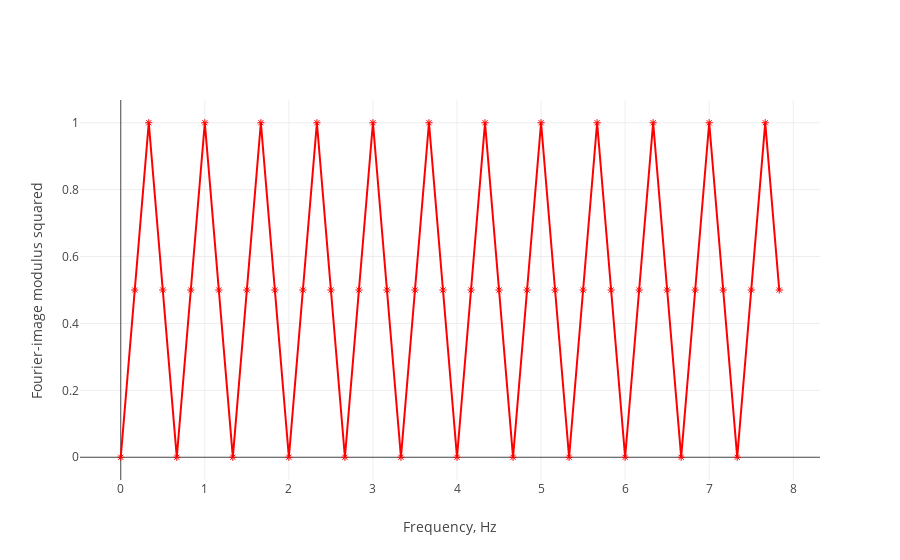

Source (notebook cell):
### Code cell
data = [
    go.Scatter(
        x = ff,
        y = np.real(Y2),
        mode = 'markers+lines',
        marker = dict(color='red', symbol=135)
    )
]
layout = go.Layout(
    xaxis=dict(title='Frequency, Hz'),
    yaxis=dict(title='Fourier-image modulus squared')
    )
fig = go.Figure(data=data, layout=layout)
iplot(fig)

### Figure 1 — Plotly figure (JSON) as saved in the notebook; plotly's stock layout.template omitted (floating-point values rounded to 4 significant figures)
{"data": [{"marker": {"color": "red", "symbol": 135}, "mode": "markers+lines", "type": "scatter", "uid": "fc3f9463-adf8-41e2-a86d-0b2031c500bd", "x": [0, 0.1667, 0.3333, 0.5, 0.6667, 0.8333, 1, 1.167, 1.333, 1.5, 1.667, 1.833, 2, 2.167, 2.333, 2.5, 2.667, 2.833, 3, 3.167, 3.333, 3.5, 3.667, 3.833, 4, 4.167, 4.333, 4.5, 4.667, 4.833, 5, 5.167, 5.333, 5.5, 5.667, 5.833, 6, 6.167, 6.333, 6.5, 6.667, 6.833, 7, 7.167, 7.333, 7.5, 7.667, 7.833], "y": [0, 0.5, 1.0, 0.5, 1.5e-32, 0.5, 1.0, 0.5, 5.999e-32, 0.5, 1.0, 0.5, 1.35e-31, 0.5, 1.0, 0.5, 2.4e-31, 0.5, 1.0, 0.5, 3.749e-31, 0.5, 1.0, 0.5, 5.399e-31, 0.5, 1.0, 0.5, 7.349e-31, 0.5, 1.0, 0.5, 9.598e-31, 0.5, 1.0, 0.5, 1.215e-30, 0.5, 1.0, 0.5, 1.5e-30, 0.5, 1.0, 0.5, 2.401e-29, 0.5, 1.0, 0.5]}], "layout": {"xaxis": {"title": {"text": "Frequency, Hz"}}, "yaxis": {"title": {"text": "Fourier-image modulus squared"}}}}
